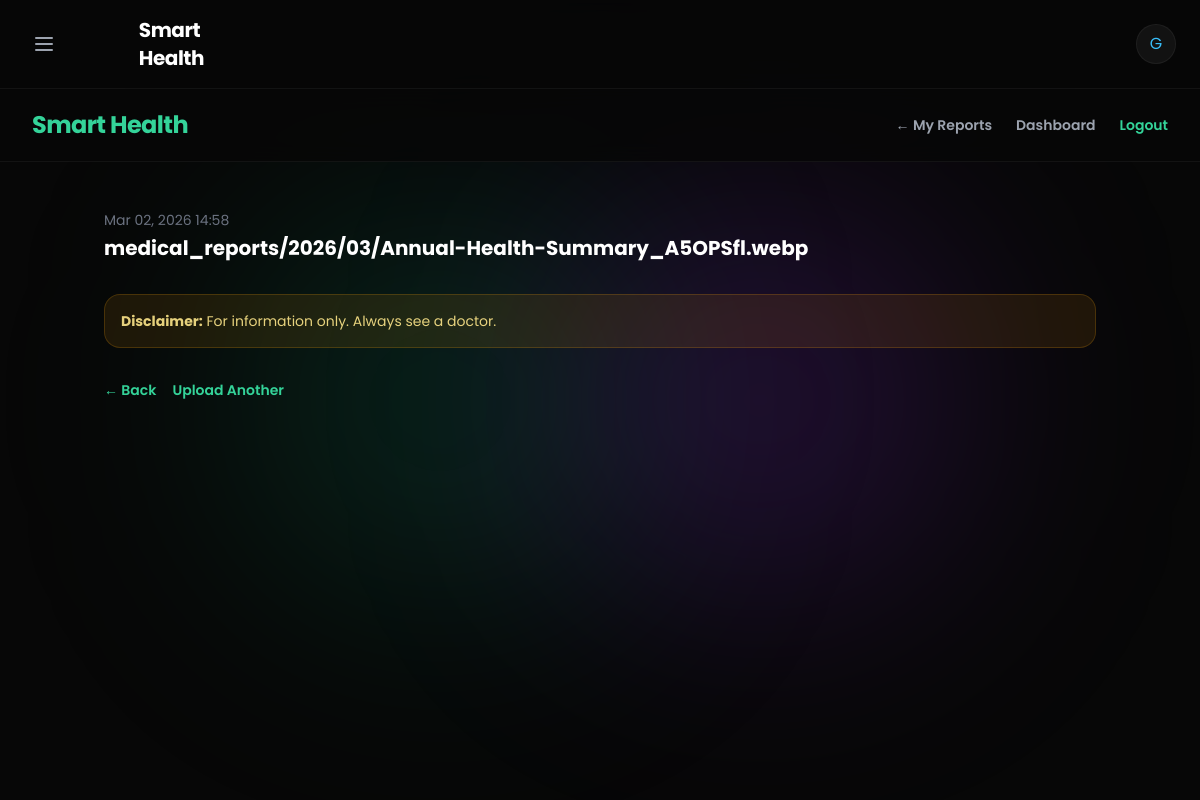
/reports/13/ (signed in), run on the app's committed database.
### healthapp/models.py (models this page shows, shortened)
class MedicalReport(models.Model):
    user = models.ForeignKey(User, on_delete=models.CASCADE)
    file = models.FileField(upload_to='medical_reports/%Y/%m/', max_length=255)
    uploaded_at = models.DateTimeField(auto_now_add=True)
    raw_text = models.TextField(blank=True, null=True)
    summary = models.TextField(blank=True, null=True)
    lifestyle_advice = models.TextField(blank=True, null=True)
    medicine_suggestions = models.TextField(blank=True, null=True)
    doctor_suggestions = models.TextField(blank=True, null=True)
    conditions_notes = models.TextField(blank=True, null=True)
    extracted_metrics = models.JSONField(default=list, blank=True)
    lifestyle_plan = models.JSONField(default=list, blank=True)
    workout_plan = models.JSONField(default=list, blank=True)
    diet_plan = models.JSONField(default=list, blank=True)

### healthapp/views.py (the view)
# urls.py: path('reports/<int:report_id>/', views.report_detail, name='report_detail'),
@login_required(login_url='login')
def report_detail(request, report_id):
    report = MedicalReport.objects.filter(user=request.user, pk=report_id).first()
    if not report:
        messages.error(request, "Report not found.")
        return redirect('report_list')
    metrics = getattr(report, 'extracted_metrics', None) or []
    return render(request, 'healthapp/report_detail.html', {
        'report': report,
        'metrics_json': json.dumps(metrics),
    })

### healthapp/templates/healthapp/report_detail.html (shortened to what this page needs)
{% extends 'healthapp/base.html' %}
{% block content %}
<div class="fixed inset-0 -z-10 h-full w-full bg-[#070707]">
    <div class="absolute top-1/2 left-[20%] -translate-y-1/2 w-[400px] h-[400px] bg-emerald-600/20 rounded-full blur-[120px]"></div>
    <div class="absolute top-1/2 right-[20%] -translate-y-1/2 w-[400px] h-[400px] bg-purple-600/20 rounded-full blur-[120px]"></div>
</div>
<nav class="sticky top-0 z-50 bg-[#070707]/80 backdrop-blur-md border-b border-white/5 px-8 py-5">
    <div class="max-w-7xl mx-auto flex justify-between items-center">
        <h1 class="text-2xl font-bold text-emerald-400 tracking-tight">Smart Health</h1>
        <div class="flex items-center gap-6">
            <a href="{% url 'report_list' %}" class="text-sm font-semibold text-gray-400 hover:text-emerald-400 transition-colors">← My Reports</a>
            <a href="{% url 'home' %}" class="text-sm font-semibold text-gray-400 hover:text-emerald-400 transition-colors">Dashboard</a>
            <a href="{% url 'logout' %}" class="text-sm font-semibold text-emerald-400 hover:text-emerald-300 transition-colors">Logout</a>
        </div>
    </div>
</nav>
<div class="max-w-5xl mx-auto px-4 py-12">
    <div class="mb-8">
        <p class="text-sm text-gray-500">{{ report.uploaded_at|date:"M d, Y H:i" }}</p>
        <h2 class="text-xl font-bold text-white mt-1">{{ report.file.name }}</h2>
    </div>
    <div class="mt-8 p-4 bg-amber-500/10 rounded-2xl border border-amber-500/20">
        <p class="text-sm text-amber-200/90"><strong>Disclaimer:</strong> For information only. Always see a doctor.</p>
    </div>
    <div class="mt-8 flex gap-4">
        <a href="{% url 'report_list' %}" class="text-sm font-semibold text-emerald-400 hover:text-emerald-300">← Back</a>
        <a href="{% url 'report_upload' %}" class="text-sm font-semibold text-emerald-400 hover:text-emerald-300">Upload Another</a>
    </div>
</div>
{% endblock %}

### healthapp/templates/healthapp/base.html (shortened to what this page needs)
{% load static %}
<!DOCTYPE html>
<html lang="en">
<head>
    <script src="https://cdn.tailwindcss.com"></script>
    <link rel="stylesheet" href="{% static 'healthapp/style.css' %}">
</head>
<body>
    <nav class="sticky top-0 z-30 bg-[#070707]/80 backdrop-blur-md border-b border-white/5 px-6 py-4">
        <div class="max-w-7xl mx-auto flex justify-between items-center">
            <div class="flex items-center gap-4">
                <button onclick="toggleSidebar()" class="p-2 text-gray-400 hover:text-white transition-colors">
                    <svg xmlns="http://www.w3.org/2000/svg" width="24" height="24" viewBox="0 0 24 24" fill="none" stroke="currentColor" stroke-width="2" stroke-linecap="round" stroke-linejoin="round"><line x1="4" x2="20" y1="12" y2="12"></line><line x1="4" x2="20" y1="6" y2="6"></line><line x1="4" x2="20" y1="18" y2="18"></line></svg>
                </button>
                <h1 class="text-xl font-bold text-white tracking-tight">Smart Health</h1>
            </div>
            <div class="flex items-center gap-4">
                <div class="w-10 h-10 bg-white/5 rounded-full flex items-center justify-center text-sky-400 border border-white/5">
                    {{ request.user.username|slice:":1"|upper }}
                </div>
            </div>
        </div>
    </nav>
    <div class="{% block container_class %}container mx-auto px-4 py-8{% endblock %}">
        {% block content %}{% endblock %}
    </div>
</body>
</html>

### healthapp/static/healthapp/style.css (style rules this page uses)
body { font-family: 'Poppins', sans-serif; background: #070707; color: #f0f0f0; margin: 0; padding: 0; min-height: 100vh; }
input, select, button { width: 90%; padding: 12px; margin: 10px 0; border-radius: 10px; border: none; outline: none; transition: 0.3s ease; font-size: 15px; }
button { background: linear-gradient(90deg, #00e6ac, #00b38f); color: #111; font-weight: bold; cursor: pointer; letter-spacing: 0.5px; transition: all 0.3s ease; }

### healthapp/templates/healthapp/base.html (style rules this page uses)
body { font-family: 'Poppins', sans-serif; -webkit-tap-highlight-color: transparent; -webkit-touch-callout: none; -webkit-user-select: none; user-select: none; padding: env(safe-area-inset-top) env(safe-area-inset-right) env(safe-area-inset-bottom) env(safe-area-inset-left); }

### data on the page
MedicalReport: uploaded_at "Mar 02, 2026 14:58", file.name "medical_reports/2026/03/Annual-Health-Summary_A5OPSfl.webp"

### other printed values
{{ request.user.username|slice:":1"|upper }} "G"
